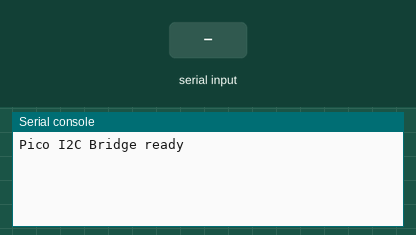
A program run on a simulated Raspberry Pi Pico running MicroPython. Shown: the last lines printed to the serial console. Inputs (shaded band) come from the test bench.

Above: at 1.2 s.
1.3 s: "ON" typed at the serial console, then Enter
At 2.1 s:
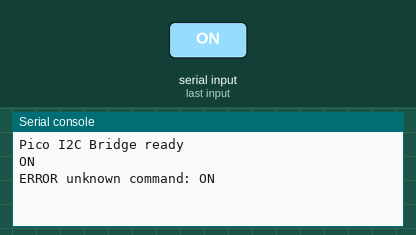
2.8 s: "OFF" typed at the serial console, then Enter
At 3.3 s:
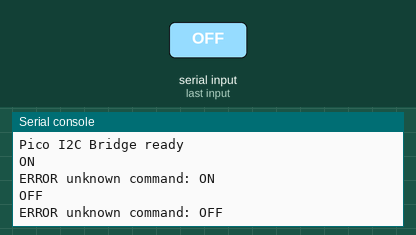
4.3 s: "PING" typed at the serial console, then Enter
At 5.5 s:
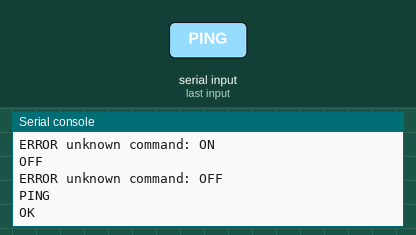
5.8 s: "POWER" typed at the serial console, then Enter
At 6.8 s:
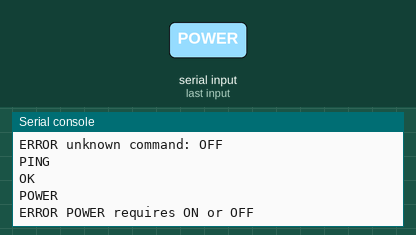
7.3 s: "READ" typed at the serial console, then Enter
At 7.9 s:
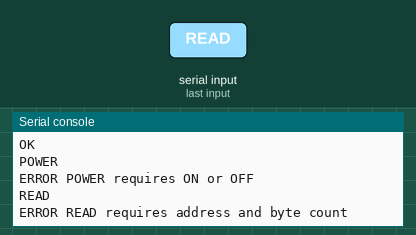
8.8 s: "WRITE" typed at the serial console, then Enter
At 10.2 s:
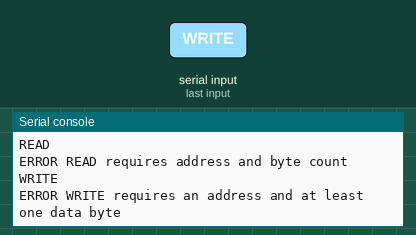

The program:

pico_i2c_bridge.py
```python
# pico_i2c_bridge.py
# Flash this file to your Raspberry Pi Pico as "main.py".
#
# The script listens on the USB-CDC serial port for single-line text commands
# and translates them into I2C transactions, responding with "OK [hex data]"
# or "ERROR message".
#
# Supported commands
# ------------------
#   PING
#       → OK
#
#   POWER ON
#       → OK        (drives GP22 high — enable EEPROM VCC via transistor)
#
#   POWER OFF
#       → OK        (drives GP22 low  — disable EEPROM VCC)
#
#   WRITE <addr_hex> <b0_hex> [b1_hex ...]
#       → OK        (I2C write to 7-bit address <addr_hex>)
#
#   READ <addr_hex> <n_dec>
#       → OK <b0_hex> <b1_hex> ...   (I2C read of <n_dec> bytes)
#
#   WRRD <addr_hex> <n_read_dec> <b0_hex> [b1_hex ...]
#       → OK <b0_hex> <b1_hex> ...   (I2C write then read with repeated START)
#
# Wiring
# ------
#   GP4  (pin 6)  — SDA  — connect to EEPROM SDA (+ 4.7 kΩ pull-up to 3.3 V)
#   GP5  (pin 7)  — SCL  — connect to EEPROM SCL (+ 4.7 kΩ pull-up to 3.3 V)
#   GP22 (pin 29) — PWR  — optional: base/gate of transistor for switched VCC
#   GND  (pin 38) — GND  — shared ground with EEPROM
#
# If you power the EEPROM directly from the Pico's 3.3 V rail (pin 36) and do
# not need switched power, leave GP22 unconnected.  The POWER commands will
# still return "OK" without any electrical effect.
#
# I2C frequency is set to 400 kHz (Fast mode) matching the original Aardvark
# configuration.

import sys
from machine import I2C, Pin

# ---------------------------------------------------------------------------
# Hardware configuration — adjust these pin numbers if needed.
# ---------------------------------------------------------------------------

I2C_ID  = 0      # Use hardware I2C0
SDA_PIN = 4      # GP4  — physical pin 6
SCL_PIN = 5      # GP5  — physical pin 7
PWR_PIN = 22     # GP22 — physical pin 29 (optional switched power output)
I2C_FREQ = 400_000  # 400 kHz Fast-mode

# ---------------------------------------------------------------------------
# Initialise peripherals
# ---------------------------------------------------------------------------

i2c = I2C(I2C_ID, sda=Pin(SDA_PIN), scl=Pin(SCL_PIN), freq=I2C_FREQ)
power_pin = Pin(PWR_PIN, Pin.OUT, value=0)  # default: power off

# ---------------------------------------------------------------------------
# Command handlers
# ---------------------------------------------------------------------------

def cmd_ping(_parts):
    return "OK"


def cmd_power(parts):
    if len(parts) < 2:
        return "ERROR POWER requires ON or OFF"
    arg = parts[1].upper()
    if arg == "ON":
        power_pin.value(1)
        return "OK"
    if arg == "OFF":
        power_pin.value(0)
        return "OK"
    return f"ERROR unknown POWER argument: {parts[1]}"


def cmd_write(parts):
    # WRITE <addr_hex> <b0_hex> [b1_hex ...]
    if len(parts) < 3:
        return "ERROR WRITE requires an address and at least one data byte"
    try:
        addr = int(parts[1], 16)
        data = bytes(int(b, 16) for b in parts[2:])
        i2c.writeto(addr, data)
        return "OK"
    except Exception as exc:
        return f"ERROR {exc}"


def cmd_read(parts):
    # READ <addr_hex> <n_dec>
    if len(parts) < 3:
        return "ERROR READ requires address and byte count"
    try:
        addr = int(parts[1], 16)
        n    = int(parts[2])
        data = i2c.readfrom(addr, n)
        return "OK " + " ".join(f"{b:02X}" for b in data)
    except Exception as exc:
        return f"ERROR {exc}"


def cmd_wrrd(parts):
    # WRRD <addr_hex> <n_read_dec> <b0_hex> [b1_hex ...]
    # Performs: WRITE (no STOP) → repeated START → READ
    if len(parts) < 4:
        return "ERROR WRRD requires address, read length, and write data"
    try:
        addr   = int(parts[1], 16)
        n_read = int(parts[2])
        wdata  = bytes(int(b, 16) for b in parts[3:])
        # stop=False keeps the bus busy so the next operation issues a
        # repeated START rather than a STOP + START.
        i2c.writeto(addr, wdata, False)
        rdata = i2c.readfrom(addr, n_read)
        return "OK " + " ".join(f"{b:02X}" for b in rdata)
    except Exception as exc:
        return f"ERROR {exc}"


DISPATCH = {
    "PING":  cmd_ping,
    "POWER": cmd_power,
    "WRITE": cmd_write,
    "READ":  cmd_read,
    "WRRD":  cmd_wrrd,
}


def handle_line(line: str) -> str:
    parts = line.strip().split()
    if not parts:
        return "ERROR empty command"
    verb = parts[0].upper()
    handler = DISPATCH.get(verb)
    if handler is None:
        return f"ERROR unknown command: {verb}"
    return handler(parts)


# ---------------------------------------------------------------------------
# Main loop — read lines from USB serial and dispatch commands
# ---------------------------------------------------------------------------

# Signal readiness to the host.
print("Pico I2C Bridge ready")
sys.stdout.flush()

while True:
    line = sys.stdin.readline()
    if line:
        response = handle_line(line)
        print(response)
        sys.stdout.flush()
```

Measured:
- after the input at 1.3 s, the serial console: prints a new line at once (image 1)
- after the input at 2.8 s, the serial console: prints a new line at once (image 2)
- after the input at 4.3 s, the serial console: prints a new line at once (image 3)
- after the input at 5.8 s, the serial console: prints a new line at once (image 4)
- after the input at 7.3 s, the serial console: prints a new line at once (image 5)
- after the input at 8.8 s, the serial console: prints a new line at once (image 6)
